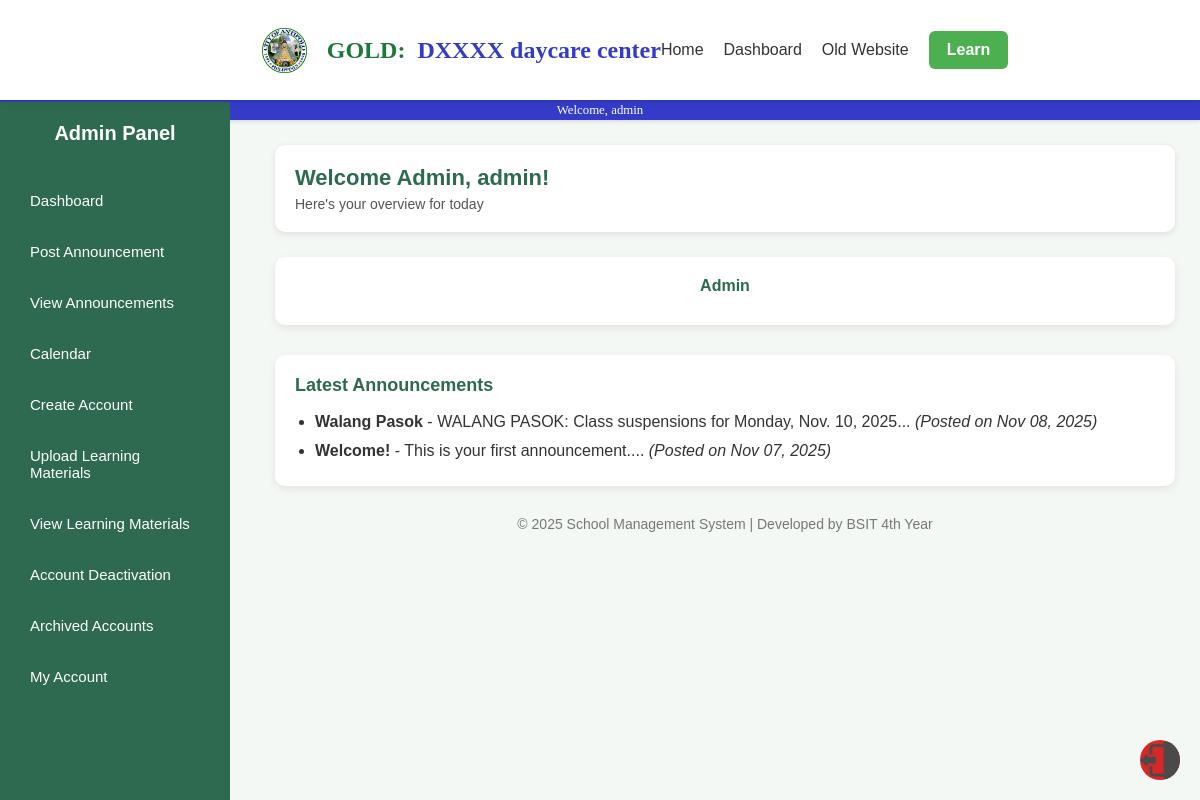
Page /admindashboard1.php (signed in) on the committed database.
### tables this page shows
CREATE TABLE `announcements` (
  `id` int(11) NOT NULL,
  `title` varchar(255) NOT NULL,
  `content` text NOT NULL,
  `date_posted` datetime DEFAULT current_timestamp(),
  `posted_at` datetime DEFAULT current_timestamp(),
  `posted_by` int(11) DEFAULT NULL
);

### admindashboard1.php (the view, shortened to what this page needs)
<?php
$servername = "localhost";
$username = "root";
$password = "";
$dbname = "myfirstdatabase";
$conn = new mysqli($servername, $username, $password, $dbname);
$ann_query = "SELECT title, content, posted_at FROM announcements ORDER BY posted_at DESC LIMIT 2";
$ann_result = $conn->query($ann_query);
$announcements = [];
while ($row = $ann_result->fetch_assoc()) {
    $announcements[] = $row;
}
?>
<!DOCTYPE html>
<html lang="en">
<head>
  <link rel="stylesheet" href="css2/dashboard.css">
  <link rel="stylesheet" href="css/style1.css">
</head>
<body>
  <div class="Topbar">
        <img class="Antipolo" src="pictures/ANTIPOLO.png">
        <h1 class="TopbarTitle1">GOLD: &nbsp; </h1>
        <h1 class="TopbarTitle2"> DXXXX daycare center</h1>
        <nav class="navbar">
        <ul>
            <li><a href="home1.php">Home</a></li>
            <li><a href="dashboard3.php">Dashboard</a></li>
            <li><a href="extra.php">Old Website</a></li>
        </ul>
        </nav>
        <a href="learning.html" class="cta-btn">Learn</a>
    </div>
    <div class="Topbarline">
        <p class = "TopbarLineText">Welcome, <?php echo $_SESSION['username']; ?></p>
    </div>
   <div class="sidebar">
      <h2>Admin Panel</h2>
      <a href="admindashboard1.php">Dashboard</a>
      <a href="admin_announcement.php">Post Announcement</a>
      <a href="announcements_feed1.php">View Announcements</a>
      <a href="calendar1.php">Calendar</a>
      <a href="phplessons/signup1.php">Create Account</a>
      <a href="upload_materials1.php">Upload Learning Materials</a>
      <a href="view_materials1.php">View Learning Materials</a>
      <a href="admin_deactivate.php">Account Deactivation</a>
      <a href="archived_accounts.php">Archived Accounts</a>
      <a href="my_account1.php">My Account</a>
      <a href="#"></a>
      <a href="#"></a>
      <a href="#"></a>
    </div>
  <div class="main-content">
      <header>
          <h1>Welcome Admin, <?php echo $_SESSION['username'] ?>!</h1>
          <p>Here's your overview for today</p>
      </header>
      <section class="cards">
          <div class="card">
              <h3>Admin</h3>
          </div>
      </section>
      <section class="announcement">
          <h2>Latest Announcements</h2>
          <?php if (empty($announcements)): ?>
              <p>No announcements available.</p>
          <?php else: ?>
              <ul>
                  <?php foreach ($announcements as $ann): ?>
                      <li>
                          <strong><?php echo htmlspecialchars($ann['title']); ?></strong> -
                          <?php echo htmlspecialchars(substr($ann['content'], 0, 100)); ?>...
                          <em>(Posted on <?php echo date('M d, Y', strtotime($ann['posted_at'])); ?>)</em>
                      </li>
                  <?php endforeach; ?>
              </ul>
          <?php endif; ?>
      </section>
      <footer>
          <p>© 2025 School Management System | Developed by BSIT 4th Year</p>
      </footer>
  </div>
  <img
        src="pictures/LOicon.png"
        alt="Logout"
        class="logout"
        onclick="confirmLogout()"
    >
</body>
</html>

### css2/dashboard.css (style rules this page uses)
Body { background-color: #e9e9e9; margin: 0; font-family: Arial, sans-serif; }
.Topbar { display: flex; align-items: center; justify-content: center; width: 100%; height: 100px; background-color: #ffffff; padding-left: 50px; position: sticky; top: 0; z-index: 1000; box-shadow: 0px 2px 5px rgba(0,0,0,0.1); }
.Topbarline { height: 20px; width: 100%; background-color: #343bc9; box-shadow: 0px 0px 5px #c4c4c4; display: flex; align-items: center; justify-content: center; }
.TopbarLineText { font-family: Calibri; color: #ffffff; font-size: 80%; }
.TopbarTitle1 { font-size: 150%; font-family: Calibri; color: #1c773c; }
.TopbarTitle2 { font-size: 150%; font-family: Calibri; color: #343bc9; }
.Antipolo { margin: 20px; height: 45px; width: 45px; }
.navbar ul { list-style: none; display: flex; gap: 20px; }
.navbar a { text-decoration: none; color: #333; font-weight: 500; transition: color 0.3s ease; }
.cta-btn { background-color: #4caf50; color: #fff; padding: 10px 18px; border-radius: 6px; font-weight: 600; text-decoration: none; transition: background-color 0.3s ease; margin-left: 20px; }
.logout { position: fixed; bottom: 20px; right: 20px; width: 40px; height: 40px; border-radius: 50%; transition: filter 0.3s ease; cursor: pointer; }

### css/style1.css (style rules this page uses)
* { margin: 0; padding: 0; box-sizing: border-box; }
body { font-family: 'Poppins', sans-serif; background: #f4f8f5; color: #333; }
.sidebar { position: fixed; left: 0; top: 0; width: 230px; height: 100%; background-color: #2d6a4f; color: white; padding: 20px; display: flex; flex-direction: column; gap: 10px; }
.sidebar h2 { text-align: center; margin-bottom: 25px; font-weight: 600; font-size: 20px; }
.sidebar a { display: block; color: white; text-decoration: none; padding: 12px 10px; border-radius: 6px; transition: background 0.3s; font-size: 15px; }
.logout { background: #d62828; margin-top: auto; text-align: center; }
.main-content { margin-left: 250px; padding: 25px; }
header { background: white; padding: 20px; border-radius: 10px; box-shadow: 0 2px 6px rgba(0,0,0,0.1); margin-bottom: 25px; }
header h1 { color: #2d6a4f; font-weight: 600; font-size: 22px; }
header p { font-size: 14px; color: #555; margin-top: 5px; }
.cards { display: grid; grid-template-columns: repeat(auto-fit, minmax(220px, 1fr)); gap: 20px; }
.card { background: white; padding: 20px; border-radius: 10px; box-shadow: 0 3px 8px rgba(0,0,0,0.08); text-align: center; }
.card h3 { color: #2d6a4f; margin-bottom: 10px; font-size: 16px; }
.announcement { background: white; margin-top: 30px; padding: 20px; border-radius: 10px; box-shadow: 0 3px 8px rgba(0,0,0,0.08); }
.announcement h2 { color: #2d6a4f; margin-bottom: 12px; font-size: 18px; font-weight: 600; }
.announcement ul { list-style-type: disc; padding-left: 20px; color: #333; line-height: 1.8; }
footer { text-align: center; margin-top: 30px; color: #777; font-size: 14px; }

### admindashboard1.php (style rules this page uses)
.logout { position: fixed; bottom: 20px; right: 20px; width: 40px; height: 40px; border-radius: 50%; transition: filter 0.3s ease; cursor: pointer; }
.sidebar { margin-top: 102px; margin-bottom: 100px; overflow-y: scroll; }

### rows in the picture
announcements: title "Walang Pasok", content "WALANG PASOK: Class suspensions for Monday, Nov. 10, 2025", posted_at "Nov 08, 2025"
announcements: title "Welcome!", content "This is your first announcement.", posted_at "Nov 07, 2025"

### other values in the picture
$_SESSION['username'] "admin"
